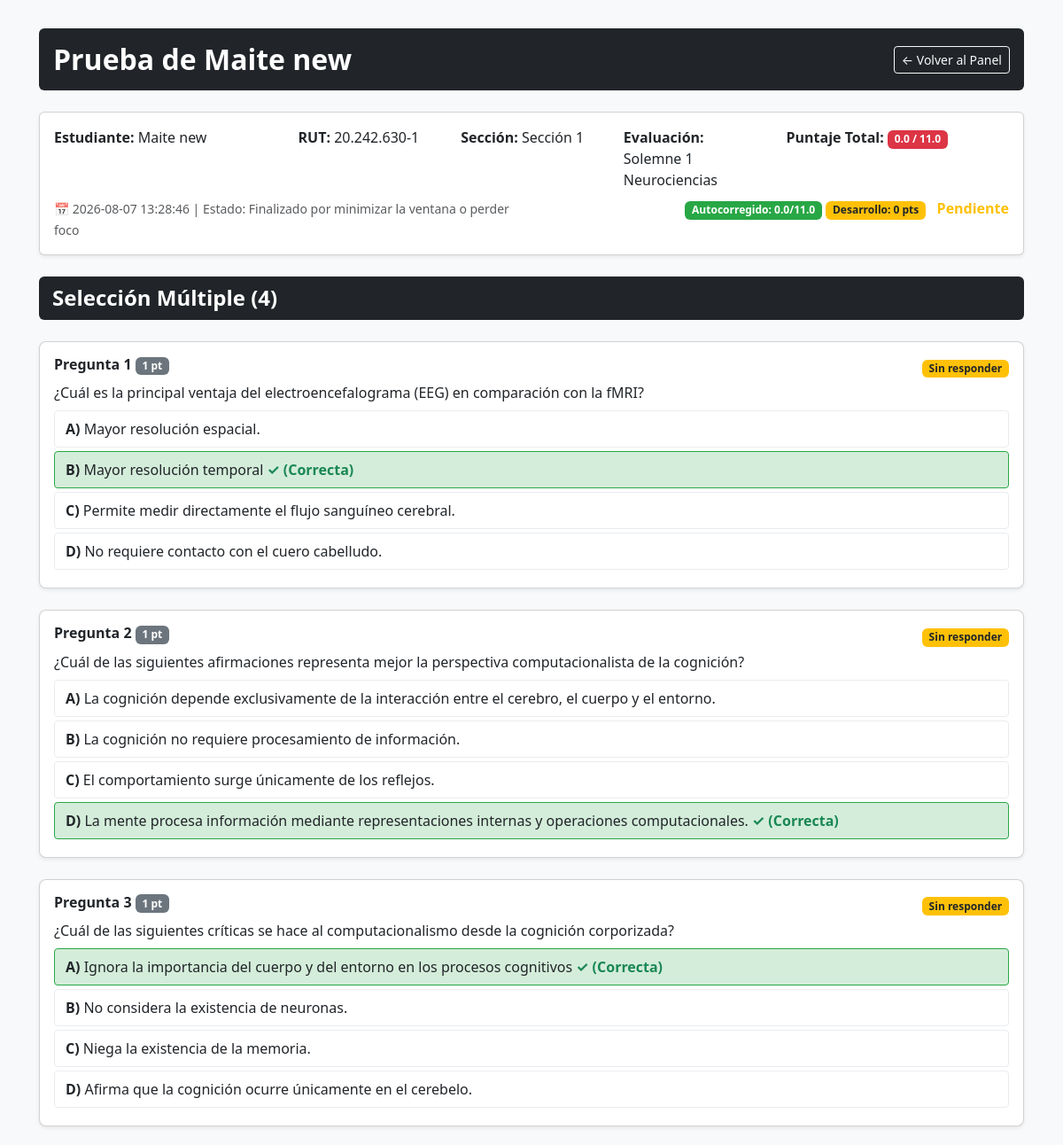
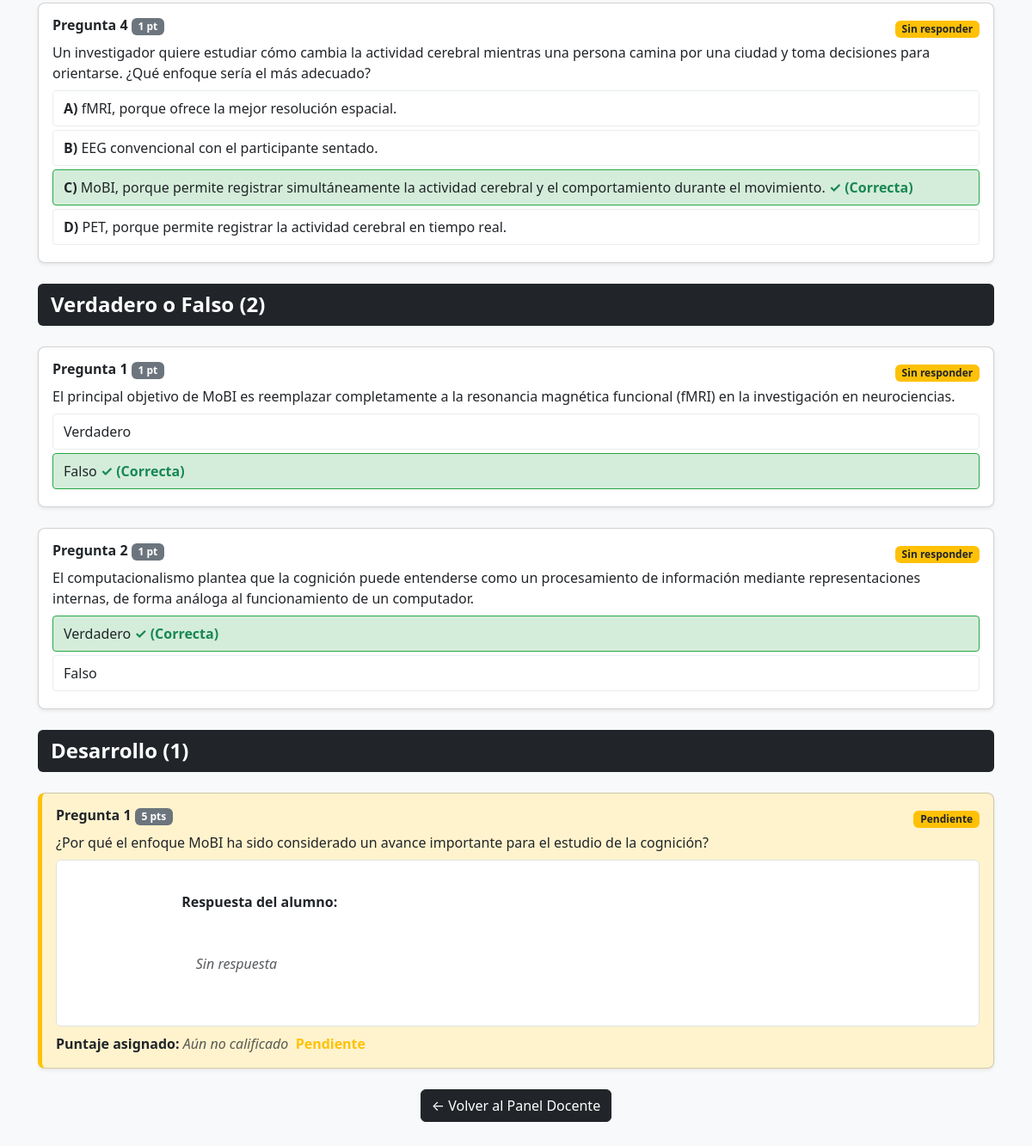
The page /profesor/ver_prueba/20 on the database its author committed (2 pictures, top to bottom).
### tables this page shows
CREATE TABLE intentos (
                id INTEGER PRIMARY KEY AUTOINCREMENT,
                evaluacion_id INTEGER,
                estudiante_nombre TEXT NOT NULL,
                estudiante_rut TEXT NOT NULL,
                seccion TEXT NOT NULL,
                puntaje_autocorregido REAL DEFAULT 0,
                puntaje_desarrollo REAL DEFAULT 0,
                puntaje_total_auto REAL DEFAULT 0,
                estado TEXT DEFAULT 'Completado',
                fecha TIMESTAMP DEFAULT CURRENT_TIMESTAMP, estado_revision TEXT DEFAULT 'sin_desarrollo',
                FOREIGN KEY (evaluacion_id) REFERENCES evaluaciones (id) ON DELETE CASCADE
            );

CREATE TABLE evaluaciones (
                id INTEGER PRIMARY KEY AUTOINCREMENT,
                titulo TEXT NOT NULL,
                seccion TEXT NOT NULL,
                duracion_minutos INTEGER DEFAULT 60,
                codigo_acceso TEXT NOT NULL
            );

CREATE TABLE preguntas (
                id INTEGER PRIMARY KEY AUTOINCREMENT,
                evaluacion_id INTEGER,
                tipo TEXT NOT NULL,
                enunciado TEXT NOT NULL,
                opcion_a TEXT, opcion_b TEXT, opcion_c TEXT, opcion_d TEXT,
                respuesta_correcta TEXT,
                puntaje INTEGER DEFAULT 1,
                orden INTEGER DEFAULT 0,
                FOREIGN KEY (evaluacion_id) REFERENCES evaluaciones (id) ON DELETE CASCADE
            );

### app.py (the view)
@app.route('/profesor/ver_prueba/<int:intento_id>')
def ver_prueba_estudiante(intento_id):
    conn = get_db()
    intento = db_execute(conn, '''
        SELECT i.*, e.titulo as evaluacion_titulo, e.seccion as evaluacion_seccion
        FROM intentos i JOIN evaluaciones e ON i.evaluacion_id = e.id WHERE i.id = ?
    ''', (intento_id,)).fetchone()
    if not intento:
        return redirect(url_for('profesor_panel'))
    preguntas_om = db_execute(conn, '''
        SELECT p.*, re.respuesta as respuesta_estudiante, re.es_correcta
        FROM preguntas p
        LEFT JOIN respuestas_estudiante re ON re.pregunta_id = p.id AND re.intento_id = ?
        WHERE p.evaluacion_id = ? AND p.tipo = 'opcion_multiple'
        ORDER BY p.orden ASC, p.id ASC
    ''', (intento_id, intento['evaluacion_id'])).fetchall()
    preguntas_vf = db_execute(conn, '''
        SELECT p.*, re.respuesta as respuesta_estudiante, re.es_correcta
        FROM preguntas p
        LEFT JOIN respuestas_estudiante re ON re.pregunta_id = p.id AND re.intento_id = ?
        WHERE p.evaluacion_id = ? AND p.tipo = 'verdadero_falso'
        ORDER BY p.orden ASC, p.id ASC
    ''', (intento_id, intento['evaluacion_id'])).fetchall()
    preguntas_des = db_execute(conn, '''
        SELECT p.*, re.respuesta as respuesta_estudiante, re.es_correcta
        FROM preguntas p
        LEFT JOIN respuestas_estudiante re ON re.pregunta_id = p.id AND re.intento_id = ?
        WHERE p.evaluacion_id = ? AND p.tipo = 'desarrollo'
        ORDER BY p.orden ASC, p.id ASC
    ''', (intento_id, intento['evaluacion_id'])).fetchall()
    segmentos = [
        ('opcion_multiple', 'Selección Múltiple', preguntas_om),
        ('verdadero_falso', 'Verdadero o Falso', preguntas_vf),
        ('desarrollo', 'Desarrollo', preguntas_des),
    ]
    respuestas_desarrollo = db_execute(conn, '''
        SELECT rd.pregunta_id, rd.puntaje_asignado
        FROM respuestas_desarrollo rd
        WHERE rd.intento_id = ?
    ''', (intento_id,)).fetchall()
    puntaje_desarrollo_map = {}
    for rd in respuestas_desarrollo:
        puntaje_desarrollo_map[rd['pregunta_id']] = rd['puntaje_asignado']
    return render_template('ver_prueba_estudiante.html',
                           intento=intento,
                           segmentos=segmentos,
                           puntaje_desarrollo_map=puntaje_desarrollo_map)

### app.py (called while the page is built)
def get_db():
    if DB_IS_POSTGRES:
        import psycopg2
        from psycopg2.extras import RealDictCursor
        conn = psycopg2.connect(DATABASE_PATH)
        conn.cursor_factory = RealDictCursor
        return conn
    else:
        conn = sqlite3.connect(DATABASE_PATH)
        conn.row_factory = sqlite3.Row
        conn.execute("PRAGMA foreign_keys = ON")
        return conn

def db_execute(conn, sql, params=None):
    if DB_IS_POSTGRES:
        sql = sql.replace('?', '%s')
    cursor = conn.cursor()
    if params:
        cursor.execute(sql, params)
    else:
        cursor.execute(sql)
    return cursor

@app.after_request
def add_header(response):
    response.headers['Cache-Control'] = 'no-store, no-cache, must-revalidate, post-check=0, pre-check=0, max-age=0'
    response.headers['Pragma'] = 'no-cache'
    response.headers['Expires'] = '-1'
    return response

### templates/ver_prueba_estudiante.html (shortened to what this page needs)
<!DOCTYPE html>
<html lang="es">
<head>
    <link rel="stylesheet" href="https://cdn.jsdelivr.net/npm/bootstrap@5.3.0/dist/css/bootstrap.min.css">
</head>
<body>
    <div class="container">
        <div class="d-flex justify-content-between align-items-center p-3 rounded header-bg mb-4">
            <h2 class="m-0 fw-bold">Prueba de {{ intento.estudiante_nombre }}</h2>
            <a href="/profesor" class="btn btn-outline-light btn-sm">&larr; Volver al Panel</a>
        </div>
        <div class="card shadow-sm mb-4">
            <div class="card-body">
                <div class="row">
                    <div class="col-md-3">
                        <strong>Estudiante:</strong> {{ intento.estudiante_nombre }}
                    </div>
                    <div class="col-md-2">
                        <strong>RUT:</strong> {{ intento.estudiante_rut }}
                    </div>
                    <div class="col-md-2">
                        <strong>Sección:</strong> {{ intento.evaluacion_seccion }}
                    </div>
                    <div class="col-md-2">
                        <strong>Evaluación:</strong> {{ intento.evaluacion_titulo }}
                    </div>
                    <div class="col-md-3">
                        <strong>Puntaje Total:</strong>
                        <span class="badge {% if (intento.puntaje_autocorregido + (intento.puntaje_desarrollo or 0)) >= (intento.puntaje_total_auto / 2) %}badge-correcta{% else %}badge-incorrecta{% endif %}">
                            {{ intento.puntaje_autocorregido + (intento.puntaje_desarrollo or 0) }} / {{ intento.puntaje_total_auto + (intento.puntaje_desarrollo or 0) }}
                        </span>
                    </div>
                </div>
                <div class="row mt-2">
                    <div class="col-md-6">
                        <small class="text-muted">&#128197; {{ intento.fecha }} | Estado: {{ intento.estado }}</small>
                    </div>
                    <div class="col-md-6 text-end">
                        <span class="badge badge-correcta">Autocorregido: {{ intento.puntaje_autocorregido }}/{{ intento.puntaje_total_auto }}</span>
                        <span class="badge {% if intento.puntaje_desarrollo %}badge-correcta{% else %}badge-pendiente{% endif %}">
                            Desarrollo: {{ intento.puntaje_desarrollo or 0 }} pts
                        </span>
                        <span class="estado-revision-label">
                            {% if intento.estado_revision == 'completado' %}
                                <span class="estado-completado">Completada</span>
                            {% elif intento.estado_revision == 'pendiente' %}
                                <span class="estado-pendiente">Pendiente</span>
                            {% else %}
                                <span class="estado-sin-desarrollo">Sin desarrollo</span>
                            {% endif %}
                        </span>
                    </div>
                </div>
            </div>
        </div>
        {% for tipo, titulo_segmento, lista_preguntas in segmentos %}
            {% if lista_preguntas %}
                <div class="segmento-header">
                    <h4 class="m-0 fw-bold">{{ titulo_segmento }} ({{ lista_preguntas|length }})</h4>
                </div>
                {% for p in lista_preguntas %}
                <div class="card pregunta-card shadow-sm
                    {% if tipo in ['opcion_multiple', 'verdadero_falso'] and p.respuesta_estudiante %}
                        {% if p.es_correcta %}correcta{% else %}incorrecta{% endif %}
                    {% elif tipo == 'desarrollo' %}
                        desarrollo
                    {% endif %}">
                    <div class="card-body">
                        <div class="d-flex justify-content-between align-items-start">
                            <h6 class="fw-bold mb-2">
                                Pregunta {{ loop.index }}
                                <span class="badge bg-secondary">{{ p.puntaje }} pt{% if p.puntaje != 1 %}s{% endif %}</span>
                            </h6>
                            <div>
                                {% if tipo in ['opcion_multiple', 'verdadero_falso'] %}
                                    {% if p.respuesta_estudiante %}
                                        <span class="badge {% if p.es_correcta %}badge-correcta{% else %}badge-incorrecta{% endif %}">
                                            {% if p.es_correcta %}Correcta{% else %}Incorrecta{% endif %}
                                        </span>
                                    {% else %}
                                        <span class="badge badge-pendiente">Sin responder</span>
                                    {% endif %}
                                {% else %}
                                    {% if p.id in puntaje_desarrollo_map and puntaje_desarrollo_map[p.id] is not none %}
                                        <span class="badge badge-correcta">
                                            {{ puntaje_desarrollo_map[p.id] }}/{{ p.puntaje }} pts
                                        </span>
                                        <span class="estado-completado ms-1">Calificada</span>
                                    {% else %}
                                        <span class="badge badge-pendiente">Pendiente</span>
                                    {% endif %}
                                {% endif %}
                            </div>
                        </div>
                        <p class="mb-2">{{ p.enunciado }}</p>
                        {% if tipo == 'opcion_multiple' %}
                            {% set opciones = [('A', p.opcion_a), ('B', p.opcion_b), ('C', p.opcion_c), ('D', p.opcion_d)] %}
                            {% for letra, texto in opciones %}
                                {% if texto %}
                                    <div class="opcion-item
                                        {% if p.respuesta_correcta and letra|upper == p.respuesta_correcta|upper %}
                                            opcion-correcta
                                        {% elif p.respuesta_estudiante and letra|upper == p.respuesta_estudiante|upper and p.respuesta_estudiante|upper != p.respuesta_correcta|upper %}
                                            opcion-incorrecta
                                        {% endif %}">
                                        <strong>{{ letra }})</strong> {{ texto }}
                                        {% if p.respuesta_correcta and letra|upper == p.respuesta_correcta|upper %}
                                            <span class="text-success fw-bold">&#10003; (Correcta)</span>
                                        {% endif %}
                                    </div>
                                {% endif %}
                            {% endfor %}
                        {% elif tipo == 'verdadero_falso' %}
                            {% set resp_correcta_vf = (p.respuesta_correcta or '').strip().upper() %}
                            {% set resp_est_vf = (p.respuesta_estudiante or '').strip().upper() %}
                            {% set correcta_vf = resp_correcta_vf == 'A' %}
                            <div class="opcion-item {% if correcta_vf %}opcion-correcta{% elif resp_est_vf == 'V' and not correcta_vf %}opcion-incorrecta{% endif %}">
                                Verdadero
                                {% if correcta_vf %}<span class="text-success fw-bold">&#10003; (Correcta)</span>{% endif %}
                            </div>
                            <div class="opcion-item {% if not correcta_vf %}opcion-correcta{% elif resp_est_vf == 'F' and correcta_vf %}opcion-incorrecta{% endif %}">
                                Falso
                                {% if not correcta_vf %}<span class="text-success fw-bold">&#10003; (Correcta)</span>{% endif %}
                            </div>
                        {% endif %}
                        {% if tipo == 'desarrollo' %}
                            <div class="respuesta-alumno mt-2">
                                <strong>Respuesta del alumno:</strong><br>
                                {% if p.respuesta_estudiante %}
                                    {{ p.respuesta_estudiante }}
                                {% else %}
                                    <em class="text-muted">Sin respuesta</em>
                                {% endif %}
                            </div>
                            <div class="mt-2">
                                <strong>Puntaje asignado:</strong>
                                {% if p.id in puntaje_desarrollo_map and puntaje_desarrollo_map[p.id] is not none %}
                                    {{ puntaje_desarrollo_map[p.id] }} / {{ p.puntaje }} pts
                                    &nbsp;<span class="estado-completado">Calificada</span>
                                {% else %}
                                    <em class="text-muted">Aún no calificado</em>
                                    &nbsp;<span class="estado-pendiente">Pendiente</span>
                                {% endif %}
                            </div>
                        {% endif %}
                    </div>
                </div>
                {% endfor %}
            {% endif %}
        {% endfor %}
        <div class="text-center mt-3 mb-4">
            <a href="/profesor" class="btn btn-dark">&larr; Volver al Panel Docente</a>
        </div>
    </div>
</body>
</html>

### templates/ver_prueba_estudiante.html (style rules this page uses)
body { background-color: #f8f9fa; padding: 2rem; }
.desarrollo { background-color: #fff3cd; border-left: 5px solid #ffc107; }
.header-bg { background-color: #212529; color: white; }
.pregunta-card { margin-bottom: 1.5rem; border-radius: 8px; overflow: hidden; }
.respuesta-alumno { background: white; padding: 12px; border-radius: 6px; border: 1px solid #dee2e6; white-space: pre-wrap; }
.opcion-item { padding: 8px 12px; border-radius: 4px; margin: 4px 0; border: 1px solid #e9ecef; background: #fff; }
.opcion-correcta { background-color: #d4edda; border-color: #28a745; }
.badge-correcta { background-color: #28a745; color: white; }
.badge-incorrecta { background-color: #dc3545; color: white; }
.badge-pendiente { background-color: #ffc107; color: #212529; }
.segmento-header { background-color: #212529; color: white; padding: 10px 15px; border-radius: 6px; margin-bottom: 1.5rem; }
.estado-pendiente { color: #ffc107; font-weight: 600; }

### rows shown on the page
intentos: estudiante_nombre "Maite new", estudiante_rut "20.242.630-1", puntaje_autocorregido+puntaje_desarrollo "0.0", puntaje_total_auto+puntaje_desarrollo "11.0", fecha "2026-08-07 13:28:46", estado "Finalizado por minimizar la ventana o perder foco", puntaje_autocorregido "0.0", puntaje_total_auto "11.0", puntaje_desarrollo "0"
evaluaciones: evaluacion_seccion "Sección 1", evaluacion_titulo "Solemne 1 Neurociencias"
preguntas: puntaje "1", shows "Sin responder", enunciado "¿Cuál es la principal ventaja del electroencefalograma (EEG) en comparación con la fMRI?", letra "A", opcion_a "Mayor resolución espacial.", respuesta_correcta "B", opcion_b "Mayor resolución temporal", shows "✓ (Correcta)", letra "C", opcion_c "Permite medir directamente el flujo sanguíneo cerebral.", letra "D", opcion_d "No requiere contacto con el cuero cabelludo."
preguntas: puntaje "1", shows "Sin responder", enunciado "¿Cuál de las siguientes afirmaciones representa mejor la perspectiva computacionalista de la cognición?", letra "A", opcion_a "La cognición depende exclusivamente de la interacción entre el cerebro, el cuerpo y el entorno.", letra "B", opcion_b "La cognición no requiere procesamiento de información.", letra "C", opcion_c "El comportamiento surge únicamente de los reflejos.", respuesta_correcta "D", opcion_d "La mente procesa información mediante representaciones internas y operaciones computacionales.", shows "✓ (Correcta)"
preguntas: puntaje "1", shows "Sin responder", enunciado "¿Cuál de las siguientes críticas se hace al computacionalismo desde la cognición corporizada?", respuesta_correcta "A", opcion_a "Ignora la importancia del cuerpo y del entorno en los procesos cognitivos", shows "✓ (Correcta)", letra "B", opcion_b "No considera la existencia de neuronas.", letra "C", opcion_c "Niega la existencia de la memoria.", letra "D", opcion_d "Afirma que la cognición ocurre únicamente en el cerebelo."
preguntas: puntaje "1", shows "Sin responder", enunciado "Un investigador quiere estudiar cómo cambia la actividad cerebral mientras una persona camina por una ciudad y toma decisiones para orientarse. ¿Qué enfoque sería el más adecuado?", letra "A", opcion_a "fMRI, porque ofrece la mejor resolución espacial.", letra "B", opcion_b "EEG convencional con el participante sentado.", respuesta_correcta "C", opcion_c "MoBI, porque permite registrar simultáneamente la actividad cerebral y el comportamiento durante el movimiento.", shows "✓ (Correcta)", letra "D", opcion_d "PET, porque permite registrar la actividad cerebral en tiempo real."
preguntas: puntaje "1", shows "Sin responder", enunciado "El principal objetivo de MoBI es reemplazar completamente a la resonancia magnética funcional (fMRI) en la investigación en neurociencias.", shows "Verdadero", shows "✓ (Correcta)"
preguntas: puntaje "1", shows "Sin responder", enunciado "El computacionalismo plantea que la cognición puede entenderse como un procesamiento de información mediante representaciones internas, de forma análoga al funcionamiento de un computador.", respuesta_correcta "Verdadero"
preguntas: puntaje "5", shows "s", shows "Pendiente", enunciado "¿Por qué el enfoque MoBI ha sido considerado un avance importante para el estudio de la cognición?", shows "Respuesta del alumno:", shows "Sin respuesta", shows "Aún no calificado"

### other values the page prints
{{ titulo_segmento }} "Selección Múltiple" "Verdadero o Falso" "Desarrollo"
{{ lista_preguntas|length }} "4" "2" "1"
